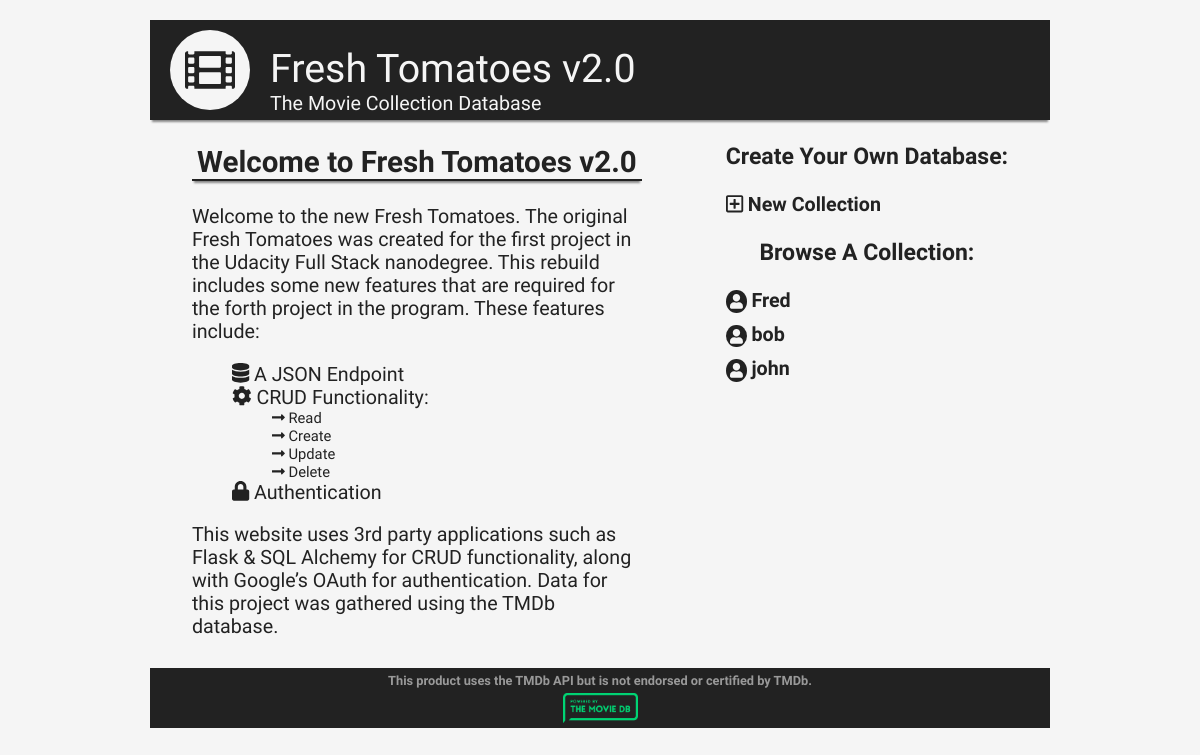
Page /home on the earlier database version.
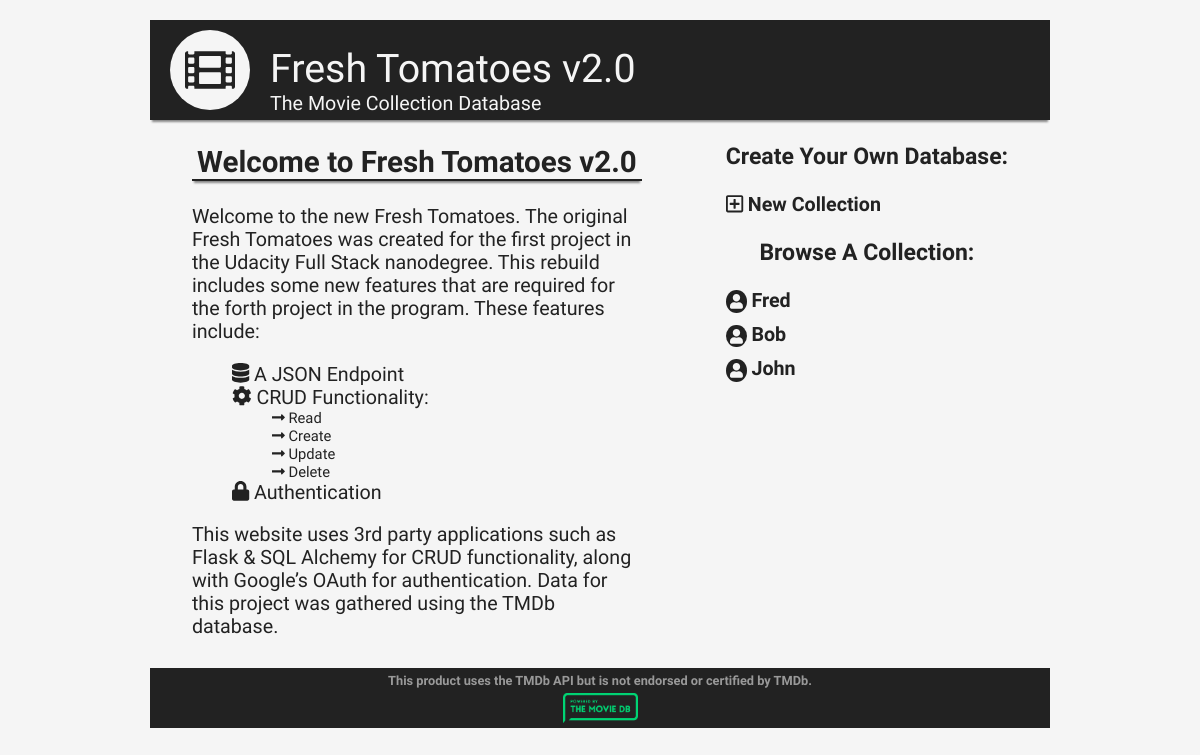
Same page on the later database version.
### database_setup.py (models this page shows, shortened)
class Collection(Base):
    __tablename__ = 'collection'
    id = Column(Integer, primary_key=True)
    name = Column(String(250), nullable=False)

### home.py (the view)
@app.route('/')
@app.route('/home')
def home():
    collection = session.query(Collection).all()
    return render_template('home.html', collection=collection)

### templates/home.html (shortened to what this page needs)
<!DOCTYPE html>
<html lang="en" dir="ltr">
  <head>
    <link rel=stylesheet type=text/css href="{{ url_for('static', filename='css/style.css') }}">
  </head>
  <body>
    <header>
      <div class="flex">
        <div class="hlogo">
          <a class="hlogo" href="{{ url_for('home') }}"><i class="fas fa-film circle-icon"></i></a>
        </div>
        <div class="htext">
          <h1>Fresh Tomatoes v2.0</h1>
          <span>The Movie Collection Database</span>
        </div>
      </div>
    </header>
    <main>
      <div class="wrap">
        <div class="halfpage">
          <h2>Welcome to Fresh Tomatoes v2.0</h2>
          <p>Welcome to the new Fresh Tomatoes. The original Fresh Tomatoes was created for the first project in the Udacity Full Stack nanodegree. This rebuild includes some new features that are required for the forth project in the program. These features include:</p>
          <ul>
            <li><i class="fas fa-database"></i> A JSON Endpoint</li>
            <li><i class="fas fa-cog"></i> CRUD Functionality:</li>
              <ul class="sub">
                <li><i class="fas fa-long-arrow-alt-right"></i> Read</li>
                <li><i class="fas fa-long-arrow-alt-right"></i> Create</li>
                <li><i class="fas fa-long-arrow-alt-right"></i> Update</li>
                <li><i class="fas fa-long-arrow-alt-right"></i> Delete</li>
              </ul>
            <li><i class="fas fa-lock"></i></i> Authentication</li>
          </ul>
          <p>This website uses 3rd party applications such as Flask & SQL Alchemy for CRUD functionality, along with Google’s OAuth for authentication. Data for this project was gathered using the TMDb database.</p>
        </div>
        <div class="halfpage">
          <div class="clink">
            <h3>Create Your Own Database:</h3>
            <a class="basic" href="{{ url_for('addCollection') }}"> <i class="far fa-plus-square"></i></i> New Collection </a>
          </div>
          <div class="browse">
            <h3>Browse A Collection:</h3>
            {% for i in collection %}
            <div class="collection">
              <a class="basic" href="{{ url_for('movieCollection', collection_id=i.id)}}"> <i class="fas fa-user owner"></i> {{i.name}} </a>
            </div>
            {% endfor %}
          </div>
        </div>
      </div>
    </main>
    <footer>
      <span class="footer_text">This product uses the TMDb API but is not endorsed or certified by TMDb.</span>
      <img src="{{ url_for('static', filename='img/logo-green.png') }}" class="flogo" alt="The Movie Database Logo">
    </footer>
  </body>
</html>

### static/css/style.css (style rules this page uses)
body { max-width: 900px; margin-left: auto; margin-right: auto; background-color: WhiteSmoke; color: #222; font-size: 1.23em; font-family: 'Raleway', sans-serif; }
img, embed, object, video { max-width: 100%; }
header { width: 100%; margin: 20px auto 0 auto; box-shadow: 0 4px 2px -2px #888; align-items: center; background-color: #222; color: WhiteSmoke; }
h1 { margin: 25px auto 0 auto; font-family: 'Righteous', cursive; font-weight: normal; }
h2 { border-bottom: 2px solid #222; box-shadow: 0 4px 2px -2px #888; text-align: center; }
h3 { text-align: center; }
ul { list-style-type: none; }
footer { padding: 5px; background-color: #222; text-align: center; font-weight: bold; font-size: 0.65em; color: #999; }
a.basic { display: block; font-weight: bold; color: #222; text-decoration: none; }
.wrap { display: flex; flex-wrap: wrap; margin: 0 auto 10px auto; justify-content: space-around; }
.flex { display: flex; }
.hlogo { font-size: 50px; color: #222; margin: 10px; }
.circle-icon { background: WhiteSmoke; border-radius: 50%; text-align: center; vertical-align: middle; padding: 15px; }
.halfpage { max-width: 50%; }
.sub { font-size: 0.75em; }
.collection { width: 100%; margin: 0 auto 10px auto; }
.owner { color: WhiteSmoke; font-size: 0.75em; background: #222; border-radius: 50%; text-align: center; vertical-align: middle; padding: 4px; }
.flogo { display: block; width: 75px; margin: 5px auto 0 auto; }

Differences in the rows shown:
changed Collection: name "bob" → "Bob"
changed Collection: name "john" → "John"
